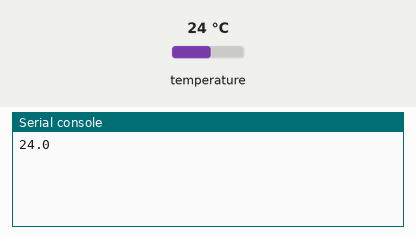
Simulated run of this program. Board: Raspberry Pi Pico running MicroPython. On the bench: the last lines printed to the serial console. The inputs (shaded band) are chosen by the test bench; at power-on: temperature 24 °C.

Above: at 1.2 s.
1.3 s: temperature set to 12 °C
At 2.9 s:
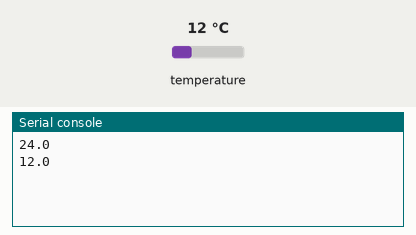
3.7 s: temperature set to 19 °C
At 5.2 s:
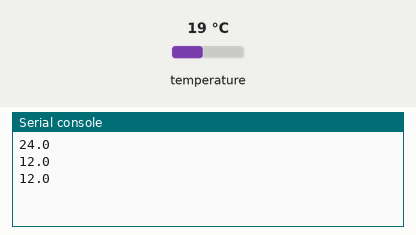
Timing chart, 0 to 6.7 s (numbered marks = the images above; inputs shaded):
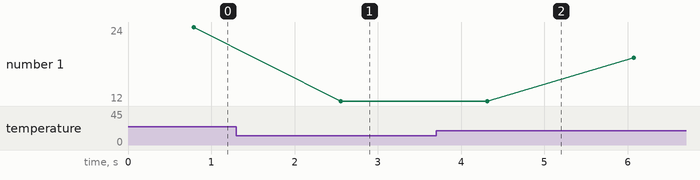

Measured:
- after the input at 1.3 s, the serial console: prints a new line after 1.3 s (image 1)
- plotted number 1: 24 → 12 after the input at 1.3 s, 12 → 19 after the input at 3.7 s

The program:

temp.py
```python
#potrzebne biblioteki
import machine, time
from ds18x20 import DS18X20
from onewire import OneWire

#zadeklarowanie wejścia sygnałowego
temperature = machine.Pin(22)

#wczytanie czujnika
sensor = DS18X20(OneWire(temperature))

#skanowanie w celu poszukiwania czujnika
datas = sensor.scan()

#funkcja wyświetlająca temperaturę
def PrintTemp(sensor, datas):
    sensor.convert_temp()

    time.sleep_ms(750)

    for data in datas:

      print(sensor.read_temp(data))

#pętla programowa wykonująca zadanie
while True:

  PrintTemp(sensor,datas)

  time.sleep(1)

  
```
